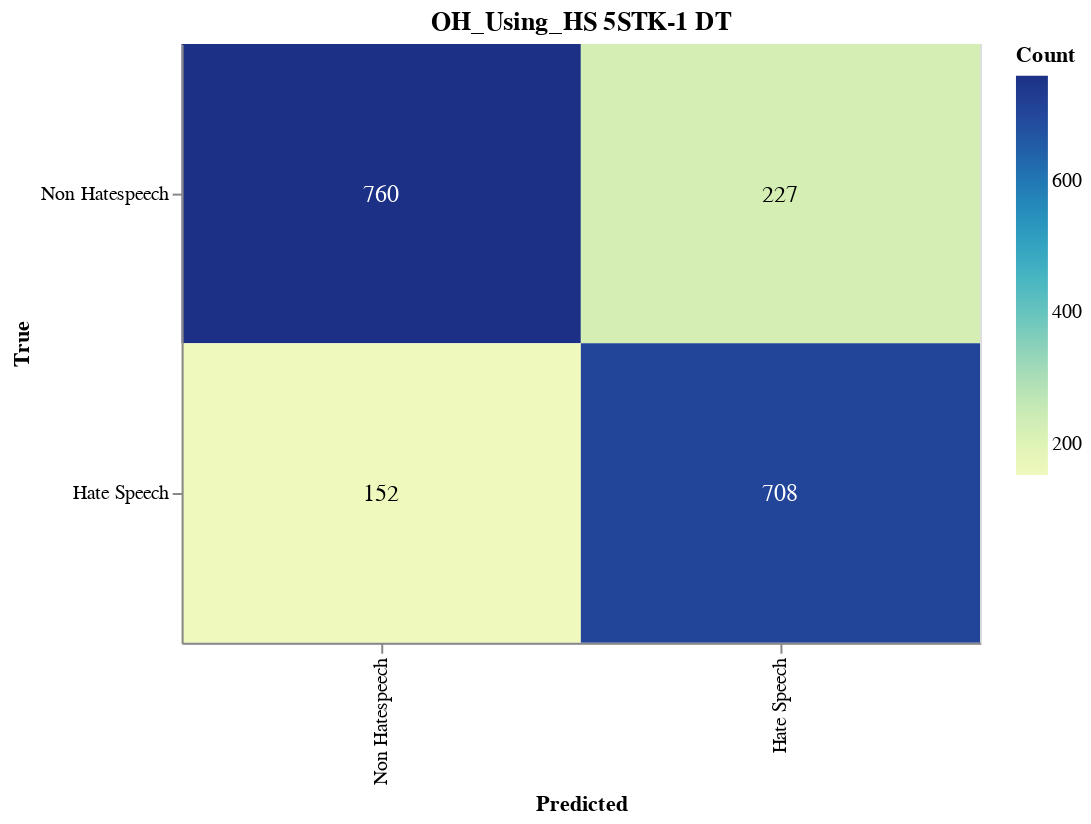

Notebook code cell kept with this figure:
### Markdown cell above
#### Save CM

### Code cell
import altair as alt
import altair_saver
import pandas as pd
from sklearn.metrics import confusion_matrix

# Calculate the confusion matrix
cm = confusion_matrix(y_val, adjusted_predictions)

# Define class names
class_names = ['Non Hatespeech', 'Hate Speech']

# Convert confusion matrix to DataFrame
cm_df = pd.DataFrame(cm, index=class_names, columns=class_names).reset_index().melt(id_vars='index')
cm_df.columns = ['True', 'Predicted', 'Count']

# Ensure the order of categories
cm_df['True'] = pd.Categorical(cm_df['True'], categories=class_names, ordered=True)
cm_df['Predicted'] = pd.Categorical(cm_df['Predicted'], categories=class_names, ordered=True)

# Create the Altair plot
heatmap = alt.Chart(cm_df).mark_rect().encode(
    x=alt.X('Predicted:O', sort=class_names),
    y=alt.Y('True:O', sort=class_names),
    color='Count:Q',
    tooltip=['True', 'Predicted', 'Count']
).properties(
    width=400,
    height=300,
    title='OH_Using_HS 5STK-1 DT'
)

# Add text labels
text = heatmap.mark_text(
    align='center',
    baseline='middle',
    fontSize=12
).encode(
    text='Count:Q',
    color=alt.condition(
        alt.datum.Count > cm.max() / 2,
        alt.value('white'),
        alt.value('black')
    )
)

# Combine heatmap and text
final_chart = heatmap + text

# Display the plot
final_chart.show()

### Figure 1 — Vega-Lite specification as saved in the notebook (floating-point values rounded to 4 significant figures)
{"config": {"view": {"continuousWidth": 300, "continuousHeight": 300}}, "layer": [{"mark": {"type": "rect"}, "encoding": {"color": {"field": "Count", "type": "quantitative"}, "tooltip": [{"field": "True", "type": "ordinal"}, {"field": "Predicted", "type": "ordinal"}, {"field": "Count", "type": "quantitative"}], "x": {"field": "Predicted", "sort": ["Non Hatespeech", "Hate Speech"], "type": "ordinal"}, "y": {"field": "True", "sort": ["Non Hatespeech", "Hate Speech"], "type": "ordinal"}}, "title": "OH_Using_HS 5STK-1 DT"}, {"mark": {"type": "text", "align": "center", "baseline": "middle", "fontSize": 12}, "encoding": {"color": {"condition": {"test": "(datum.Count > 380.0)", "value": "white"}, "value": "black"}, "text": {"field": "Count", "type": "quantitative"}, "tooltip": [{"field": "True", "type": "ordinal"}, {"field": "Predicted", "type": "ordinal"}, {"field": "Count", "type": "quantitative"}], "x": {"field": "Predicted", "sort": ["Non Hatespeech", "Hate Speech"], "type": "ordinal"}, "y": {"field": "True", "sort": ["Non Hatespeech", "Hate Speech"], "type": "ordinal"}}, "title": "OH_Using_HS 5STK-1 DT"}], "data": {"name": "data-40811b3861727a937e4b2e8ea9a15f3d"}, "height": 300, "width": 400, "$schema": "https://vega.github.io/schema/vega-lite/v5.17.0.json", "datasets": {"data-40811b3861727a937e4b2e8ea9a15f3d": [{"True": "Non Hatespeech", "Predicted": "Non Hatespeech", "Count": 760}, {"True": "Hate Speech", "Predicted": "Non Hatespeech", "Count": 152}, {"True": "Non Hatespeech", "Predicted": "Hate Speech", "Count": 227}, {"True": "Hate Speech", "Predicted": "Hate Speech", "Count": 708}]}}
